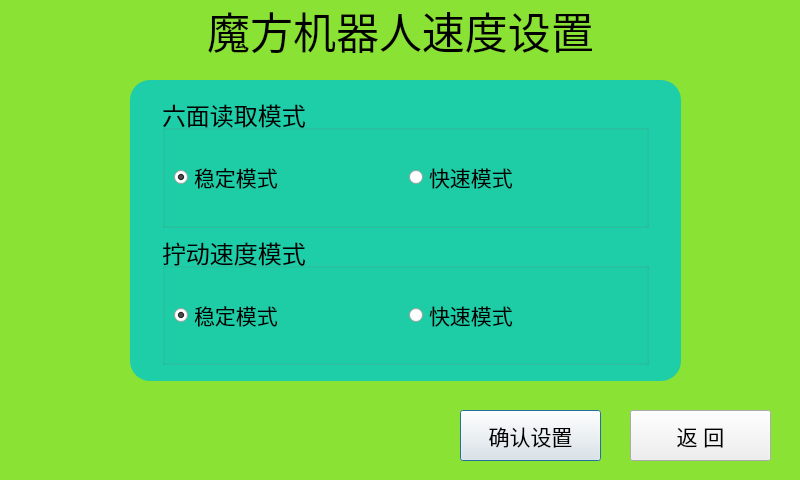
<?xml version="1.0" encoding="UTF-8"?>
<ui version="4.0">
 <class>SpeedSetup</class>
 <widget class="QDialog" name="SpeedSetup">
  <property name="geometry">
   <rect>
    <x>0</x>
    <y>0</y>
    <width>800</width>
    <height>480</height>
   </rect>
  </property>
  <property name="windowTitle">
   <string>Dialog</string>
  </property>
  <property name="styleSheet">
   <string notr="true">QDialog#SpeedSetup{
	background-color: rgb(138, 226, 52);
}</string>
  </property>
  <widget class="QLabel" name="titlelabel">
   <property name="geometry">
    <rect>
     <x>0</x>
     <y>0</y>
     <width>801</width>
     <height>61</height>
    </rect>
   </property>
   <property name="font">
    <font>
     <pointsize>32</pointsize>
    </font>
   </property>
   <property name="text">
    <string>魔方机器人速度设置</string>
   </property>
   <property name="alignment">
    <set>Qt::AlignCenter</set>
   </property>
  </widget>
  <widget class="QPushButton" name="btn_ok">
   <property name="geometry">
    <rect>
     <x>460</x>
     <y>410</y>
     <width>141</width>
     <height>51</height>
    </rect>
   </property>
   <property name="font">
    <font>
     <pointsize>16</pointsize>
    </font>
   </property>
   <property name="text">
    <string>确认设置</string>
   </property>
  </widget>
  <widget class="QPushButton" name="btn_back">
   <property name="geometry">
    <rect>
     <x>630</x>
     <y>410</y>
     <width>141</width>
     <height>51</height>
    </rect>
   </property>
   <property name="font">
    <font>
     <pointsize>16</pointsize>
    </font>
   </property>
   <property name="text">
    <string>返 回</string>
   </property>
  </widget>
  <widget class="QWidget" name="widget" native="true">
   <property name="geometry">
    <rect>
     <x>130</x>
     <y>80</y>
     <width>551</width>
     <height>301</height>
    </rect>
   </property>
   <property name="styleSheet">
    <string notr="true">QWidget#widget {	
	background-color: rgba(0, 200, 200, 200);
	border-radius: 20px; color: rgb(0,0,0);	
}</string>
   </property>
   <layout class="QVBoxLayout" name="verticalLayout_2">
    <property name="leftMargin">
     <number>32</number>
    </property>
    <property name="topMargin">
     <number>16</number>
    </property>
    <property name="rightMargin">
     <number>32</number>
    </property>
    <property name="bottomMargin">
     <number>16</number>
    </property>
    <item>
     <layout class="QVBoxLayout" name="verticalLayout">
      <item>
       <widget class="QGroupBox" name="readMode">
        <property name="font">
         <font>
          <pointsize>18</pointsize>
         </font>
        </property>
        <property name="title">
         <string>六面读取模式</string>
        </property>
        <layout class="QHBoxLayout" name="horizontalLayout_2">
         <item>
          <widget class="QRadioButton" name="slow_read_btn">
           <property name="font">
            <font>
             <pointsize>16</pointsize>
            </font>
           </property>
           <property name="text">
            <string>稳定模式</string>
           </property>
           <property name="iconSize">
            <size>
             <width>24</width>
             <height>16</height>
            </size>
           </property>
           <property name="checked">
            <bool>true</bool>
           </property>
          </widget>
         </item>
         <item>
          <widget class="QRadioButton" name="fast_read_btn">
           <property name="font">
            <font>
             <pointsize>16</pointsize>
            </font>
           </property>
           <property name="text">
            <string>快速模式</string>
           </property>
           <property name="iconSize">
            <size>
             <width>24</width>
             <height>16</height>
            </size>
           </property>
          </widget>
         </item>
        </layout>
       </widget>
      </item>
      <item>
       <widget class="QGroupBox" name="actionMode">
        <property name="font">
         <font>
          <pointsize>18</pointsize>
         </font>
        </property>
        <property name="title">
         <string>拧动速度模式</string>
        </property>
        <layout class="QHBoxLayout" name="horizontalLayout">
         <item>
          <widget class="QRadioButton" name="slow_action_btn">
           <property name="font">
            <font>
             <pointsize>16</pointsize>
            </font>
           </property>
           <property name="text">
            <string>稳定模式</string>
           </property>
           <property name="iconSize">
            <size>
             <width>24</width>
             <height>16</height>
            </size>
           </property>
           <property name="checked">
            <bool>true</bool>
           </property>
          </widget>
         </item>
         <item>
          <widget class="QRadioButton" name="fast_action_mode">
           <property name="font">
            <font>
             <pointsize>16</pointsize>
            </font>
           </property>
           <property name="text">
            <string>快速模式</string>
           </property>
           <property name="iconSize">
            <size>
             <width>24</width>
             <height>16</height>
            </size>
           </property>
           <property name="checked">
            <bool>false</bool>
           </property>
          </widget>
         </item>
        </layout>
       </widget>
      </item>
     </layout>
    </item>
   </layout>
  </widget>
 </widget>
 <resources/>
 <connections/>
</ui>
